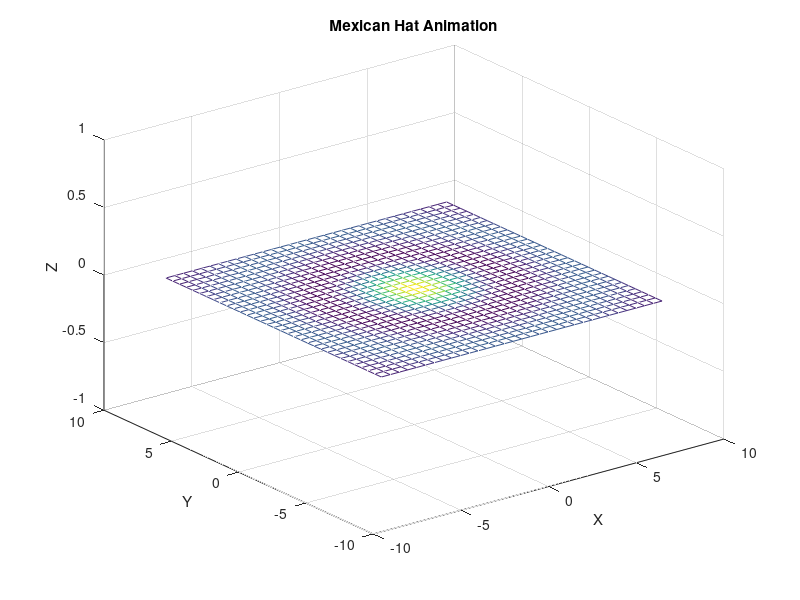

Write MATLAB code to recreate this figure.
% Q1. In each case find the values of expression in Matlab and explain precisely the order in which calculation was performed:-
% Part (a)
a = -2^3 + 9;

% Part (b)
b = 2/3 * 3;

% Part (c)
c = 3 * (2/3);

% Part (d)
d = 3 * 4 - 5^2 * 2 - 3;

% Part (e)
e = (2 / 3^2) * (3 - 4^3)^2;

% Part (f)
f = 3 * (3 * 4 - 2 * 5^2 - 3);

% Display results
disp('Results:')
disp(['a = ', num2str(a)])
disp(['b = ', num2str(b)])
disp(['c = ', num2str(c)])
disp(['d = ', num2str(d)])
disp(['e = ', num2str(e)])
disp(['f = ', num2str(f)])
%----------------------------------------------------------------------------------------------------------------------

%Q2. Write in Matlab code:-
%(a) (2+6i) / (9i)*(1+i)
%(b) Find the absolute value and angle in Matlab of part (a).

% Part (a): (2 + 6i) / (9i) * (1 + i)
z = (2 + 6i) / (9i) * (1 + i);

% Part (b): Absolute value and angle of z
abs_z = abs(z);         % Absolute value of z
angle_z = angle(z);     % Angle of z in radians

% Display results
disp('Results:')
disp(['z = ', num2str(z)])        % Display the complex result
disp(['Absolute value of z = ', num2str(abs_z)])
disp(['Angle of z (radians) = ', num2str(angle_z)])
disp(['Angle of z (degrees) = ', num2str(rad2deg(angle_z))]) % Angle in degrees
%----------------------------------------------------------------------------------------------------------------------

%Q3. Given array A = [2, 4, 1; 6, 7, 2; 3, 5, 9] provide the commands needed to:- (a) Assign the first row of A to vector called x. 
%(b) Assign the last two row of A an array called y. (c) Compute the sum over the column of A. 

% Define the matrix A
A = [2, 4, 1; 6, 7, 2; 3, 5, 9];

% (a) Assign the first row of A to vector called x
x = A(1, :);

% (b) Assign the last two rows of A to an array called y
y = A(2:3, :);

% (c) Compute the sum over the columns of A
column_sums = sum(A);

% Display results
disp('Matrix A:');
disp(A);

disp('Vector x (first row of A):');
disp(x);

disp('Array y (last two rows of A):');
disp(y);

disp('Sum over columns of A:');
disp(column_sums);
%----------------------------------------------------------------------------------------------------------------------

%Q4. Let X = [3, 2, 6, 8]^T and Y = [4, 1, 3, 5]^T add X and Y then find sum of elements of resulting vector.

% Define vectors X and Y (transpose to make column vectors)
X = [3; 2; 6; 8];
Y = [4; 1; 3; 5];

% Add X and Y
T = X + Y;

% Find the sum of elements of T
sum_T = sum(T);

% Display results
disp('Vector X:');
disp(X);

disp('Vector Y:');
disp(Y);

disp('Resulting vector T (X + Y):');
disp(T);

disp('Sum of elements of T:');
disp(sum_T);
%----------------------------------------------------------------------------------------------------------------------

%Q5. Let A = [1, 2, 3, 4; 5, 6, 7, 8; 1, 1, 2, 3] then write in Matlab:-
%(a) To extract a sub-matrix B consisting of row 1 and 3, column 2 and 4.
%(b) Inter change row 1 and 3.
%(c) Find A(:). Explain what it does?
%(d) Delete 2nd column of A and delete 3rd row of A.
%(e) Remove the second column.
% Define the matrix A
A = [1, 2, 3, 4; 5, 6, 7, 8; 1, 1, 2, 3];

% Display original matrix A
disp('Original matrix A:');
disp(A);

% (a) Extract a sub-matrix B consisting of rows 1 and 3, columns 2 and 4
B = A([1, 3], [2, 4]);
disp('(a) Sub-matrix B (rows 1 and 3, columns 2 and 4):');
disp(B);

% (b) Interchange rows 1 and 3
A([1, 3], :) = A([3, 1], :);
disp('(b) Matrix A after interchanging rows 1 and 3:');
disp(A);

% (c) Find A(:)
A_column = A(:);
disp('(c) A(:) - A as a column vector:');
disp(A_column);

% (d) Delete 2nd column and 3rd row of A
A(:, 2) = []; % Delete 2nd column
A(3, :) = []; % Delete 3rd row
disp('(d) Matrix A after deleting 2nd column and 3rd row:');
disp(A);

% (e) Remove the second column (this step is redundant as it's already done in step d)
% But if we were to do it again:
% A(:, 2) = [];
% disp('(e) Matrix A after removing the second column (again):');
% disp(A);
%----------------------------------------------------------------------------------------------------------------------

%Q6. Suppose vectors a and b are defined as follows:
%a = [2, -1, 5, 0];
%b = [3, 2, -1, 4];
%a) c = a − b
%(b) c = +a − 3b
%(c) c = 2 ∗ a + a.^b
%(d) c = b./a.
%(e) c = b.a
%(f) c = 2 ∗ b/3. ∗ a
%(g) c = b ∗ 2. ∗ a

% Define vectors a and b
a = [2, -1, 5, 0];
b = [3, 2, -1, 4];

% Display original vectors
disp('Vector a:');
disp(a);
disp('Vector b:');
disp(b);

% (a) c = a - b
c = a - b;
disp('(a) c = a - b:');
disp(c);

% (b) c = +a - 3b
c = +a - 3*b;
disp('(b) c = +a - 3b:');
disp(c);

% (c) c = 2 * a + a.^b
c = 2 * a + a.^b;
disp('(c) c = 2 * a + a.^b:');
disp(c);

% (d) c = b./a
c = b./a;
disp('(d) c = b./a:');
disp(c);

% (e) c = b.*a (corrected from b.a which is not valid Octave syntax)
c = b.*a;
disp('(e) c = b.*a:');
disp(c);

% (f) c = 2 * b/3 .* a
c = 2 * b/3 .* a;
disp('(f) c = 2 * b/3 .* a:');
disp(c);

% (g) c = b * 2 .* a
c = b * 2 .* a;
disp('(g) c = b * 2 .* a:');
disp(c);
%----------------------------------------------------------------------------------------------------------------------

%Q7. Given a script for animating the Mexican hat problem.
%[x, y] = meshgrid (−8 : 0.5 : 8);
%r = sqrt( x.2 + y.2) + eps;
%z = sin(r)./r;
%mesh(z);
%type this into the editor, save it,and execute it.

% Create the meshgrid for x and y
[x, y] = meshgrid(-8:0.5:8);

% Calculate the radius r
r = sqrt(x.^2 + y.^2) + eps; % Add eps to avoid division by zero

% Define the Mexican hat function
z = sin(r) ./ r;

% Create a figure for animation
figure;
hold on;

% Animation parameters
nFrames = 100; % Number of frames for animation
zMax = max(z(:)); % Maximum value of z for normalization

for k = 1:nFrames
    % Update the surface by scaling z with a sine wave
    zScaled = z * abs(sin(2 * pi * k / nFrames));
    
    % Plot the surface
    mesh(x, y, zScaled);
    zlim([-zMax zMax]); % Keep z-axis limits consistent
    title('Mexican Hat Animation');
    xlabel('X');
    ylabel('Y');
    zlabel('Z');
    pause(0.05); % Control animation speed
    
    % Clear the figure for the next frame
    if k < nFrames
        clf;
    end
end

hold off;
%----------------------------------------------------------------------------------------------------------------------

%Q8. Try to avoid using unnecessary brackets in an expressions. Can you spot the errors in the following expression 
%t = (2(3 + 4)/(5 ∗ (6 + 1))^2
t = 2 * (3 + 4) / (5 * (6 + 1))^2;
%----------------------------------------------------------------------------------------------------------------------

%Q9. Use Matlab array operations to do the following :
%(a) Add 1 to each element of the vector[2, 3, −1].
%(b) Multiply each element of the vector [1, 4, 8] by 3.
%(c) Find the array product of the two vector [1, 2, 3] and [0, −1, 1].
%(d) square each element of the vector [2, 3, 1].

% Part (a): Add 1 to each element of the vector [2, 3, -1]
vector_a = [2, 3, -1];
result_a = vector_a + 1;

% Part (b): Multiply each element of the vector [1, 4, 8] by 3
vector_b = [1, 4, 8];
result_b = vector_b * 3;

% Part (c): Find the array product of the two vectors [1, 2, 3] and [0, -1, 1]
vector_c1 = [1, 2, 3];
vector_c2 = [0, -1, 1];
result_c = vector_c1 .* vector_c2; % Element-wise multiplication

% Part (d): Square each element of the vector [2, 3, 1]
vector_d = [2, 3, 1];
result_d = vector_d .^ 2; % Element-wise exponentiation

% Display results
disp('Results:');
disp(['(a) Result: ', mat2str(result_a)]);
disp(['(b) Result: ', mat2str(result_b)]);
disp(['(c) Result: ', mat2str(result_c)]);
disp(['(d) Result: ', mat2str(result_d)]);
%----------------------------------------------------------------------------------------------------------------------
